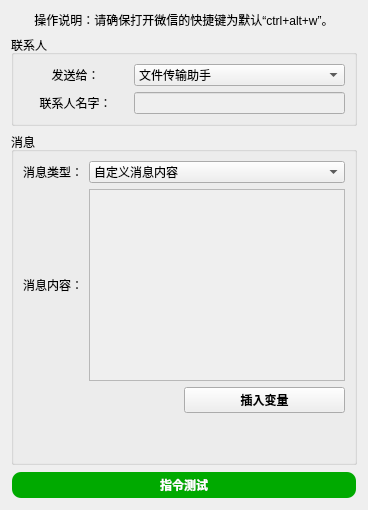
       <widget class="QWidget" name="tab_22">
        <attribute name="title">
         <string>发送消息</string>
        </attribute>
        <layout class="QVBoxLayout" name="verticalLayout_47">
         <item>
          <widget class="QLabel" name="label_84">
           <property name="text">
            <string>操作说明：请确保打开微信的快捷键为默认“ctrl+alt+w”。</string>
           </property>
           <property name="alignment">
            <set>Qt::AlignmentFlag::AlignCenter</set>
           </property>
           <property name="wordWrap">
            <bool>false</bool>
           </property>
          </widget>
         </item>
         <item>
          <widget class="QGroupBox" name="groupBox_17">
           <property name="title">
            <string>联系人</string>
           </property>
           <layout class="QVBoxLayout" name="verticalLayout_46">
            <item>
             <layout class="QGridLayout" name="gridLayout_30" columnstretch="1,2">
              <item row="0" column="0">
               <widget class="QLabel" name="label_80">
                <property name="text">
                 <string>发送给：</string>
                </property>
                <property name="alignment">
                 <set>Qt::AlignmentFlag::AlignCenter</set>
                </property>
               </widget>
              </item>
              <item row="0" column="1">
               <widget class="QComboBox" name="comboBox_33">
                <item>
                 <property name="text">
                  <string>文件传输助手</string>
                 </property>
                </item>
                <item>
                 <property name="text">
                  <string>自定义联系人</string>
                 </property>
                </item>
               </widget>
              </item>
              <item row="1" column="0">
               <widget class="QLabel" name="label_81">
                <property name="text">
                 <string>联系人名字：</string>
                </property>
                <property name="alignment">
                 <set>Qt::AlignmentFlag::AlignCenter</set>
                </property>
               </widget>
              </item>
              <item row="1" column="1">
               <widget class="QLineEdit" name="lineEdit_17">
                <property name="enabled">
                 <bool>false</bool>
                </property>
               </widget>
              </item>
             </layout>
            </item>
           </layout>
          </widget>
         </item>
         <item>
          <widget class="QGroupBox" name="groupBox_18">
           <property name="title">
            <string>消息</string>
           </property>
           <layout class="QVBoxLayout" name="verticalLayout_22">
            <item>
             <layout class="QGridLayout" name="gridLayout_10">
              <item row="0" column="0">
               <widget class="QLabel" name="label_82">
                <property name="text">
                 <string>消息类型：</string>
                </property>
                <property name="alignment">
                 <set>Qt::AlignmentFlag::AlignCenter</set>
                </property>
               </widget>
              </item>
              <item row="1" column="1">
               <widget class="QTextEdit" name="textEdit_2">
                <property name="enabled">
                 <bool>false</bool>
                </property>
               </widget>
              </item>
              <item row="0" column="1">
               <widget class="QComboBox" name="comboBox_34">
                <item>
                 <property name="text">
                  <string>自定义消息内容</string>
                 </property>
                </item>
                <item>
                 <property name="text">
                  <string>从剪切板粘贴</string>
                 </property>
                </item>
                <item>
                 <property name="text">
                  <string>当前日期时间</string>
                 </property>
                </item>
               </widget>
              </item>
              <item row="1" column="0">
               <widget class="QLabel" name="label_83">
                <property name="text">
                 <string>消息内容：</string>
                </property>
                <property name="alignment">
                 <set>Qt::AlignmentFlag::AlignCenter</set>
                </property>
               </widget>
              </item>
             </layout>
            </item>
            <item>
             <layout class="QHBoxLayout" name="horizontalLayout_12" stretch="1,1">
              <item>
               <spacer name="horizontalSpacer_5">
                <property name="orientation">
                 <enum>Qt::Orientation::Horizontal</enum>
                </property>
                <property name="sizeHint" stdset="0">
                 <size>
                  <width>40</width>
                  <height>20</height>
                 </size>
                </property>
               </spacer>
              </item>
              <item>
               <widget class="QPushButton" name="pushButton_30">
                <property name="font">
                 <font>
                  <family>微软雅黑</family>
                  <bold>true</bold>
                 </font>
                </property>
                <property name="text">
                 <string>插入变量</string>
                </property>
               </widget>
              </item>
             </layout>
            </item>
            <item>
             <spacer name="verticalSpacer_27">
              <property name="orientation">
               <enum>Qt::Orientation::Vertical</enum>
              </property>
              <property name="sizeHint" stdset="0">
               <size>
                <width>20</width>
                <height>40</height>
               </size>
              </property>
             </spacer>
            </item>
           </layout>
          </widget>
         </item>
         <item>
          <widget class="QPushButton" name="pushButton_15">
           <property name="palette">
            <palette>
             <active>
              <colorrole role="WindowText">
               <brush brushstyle="SolidPattern">
                <color alpha="255">
                 <red>255</red>
                 <green>255</green>
                 <blue>255</blue>
                </color>
               </brush>
              </colorrole>
              <colorrole role="Button">
               <brush brushstyle="SolidPattern">
                <color alpha="255">
                 <red>0</red>
                 <green>170</green>
                 <blue>0</blue>
                </color>
               </brush>
              </colorrole>
              <colorrole role="Text">
               <brush brushstyle="SolidPattern">
                <color alpha="255">
                 <red>255</red>
                 <green>255</green>
                 <blue>255</blue>
                </color>
               </brush>
              </colorrole>
              <colorrole role="ButtonText">
               <brush brushstyle="SolidPattern">
                <color alpha="255">
                 <red>255</red>
                 <green>255</green>
                 <blue>255</blue>
                </color>
               </brush>
              </colorrole>
              <colorrole role="Base">
               <brush brushstyle="SolidPattern">
                <color alpha="255">
                 <red>0</red>
                 <green>170</green>
                 <blue>0</blue>
                </color>
               </brush>
              </colorrole>
              <colorrole role="Window">
               <brush brushstyle="SolidPattern">
                <color alpha="255">
                 <red>0</red>
                 <green>170</green>
                 <blue>0</blue>
                </color>
               </brush>
              </colorrole>
              <colorrole role="PlaceholderText">
               <brush brushstyle="NoBrush">
                <color alpha="128">
                 <red>255</red>
                 <green>255</green>
                 <blue>255</blue>
                </color>
               </brush>
              </colorrole>
             </active>
             <inactive>
              <colorrole role="WindowText">
               <brush brushstyle="SolidPattern">
                <color alpha="255">
                 <red>255</red>
                 <green>255</green>
                 <blue>255</blue>
                </color>
               </brush>
              </colorrole>
              <colorrole role="Button">
               <brush brushstyle="SolidPattern">
                <color alpha="255">
                 <red>0</red>
                 <green>170</green>
                 <blue>0</blue>
                </color>
               </brush>
              </colorrole>
              <colorrole role="Text">
               <brush brushstyle="SolidPattern">
                <color alpha="255">
                 <red>255</red>
                 <green>255</green>
                 <blue>255</blue>
                </color>
               </brush>
              </colorrole>
              <colorrole role="ButtonText">
               <brush brushstyle="SolidPattern">
                <color alpha="255">
                 <red>255</red>
                 <green>255</green>
                 <blue>255</blue>
                </color>
               </brush>
              </colorrole>
              <colorrole role="Base">
               <brush brushstyle="SolidPattern">
                <color alpha="255">
                 <red>0</red>
                 <green>170</green>
                 <blue>0</blue>
                </color>
               </brush>
              </colorrole>
              <colorrole role="Window">
               <brush brushstyle="SolidPattern">
                <color alpha="255">
                 <red>0</red>
                 <green>170</green>
                 <blue>0</blue>
                </color>
               </brush>
              </colorrole>
              <colorrole role="PlaceholderText">
               <brush brushstyle="NoBrush">
                <color alpha="128">
                 <red>255</red>
                 <green>255</green>
                 <blue>255</blue>
                </color>
               </brush>
              </colorrole>
             </inactive>
             <disabled>
              <colorrole role="WindowText">
               <brush brushstyle="SolidPattern">
                <color alpha="255">
                 <red>255</red>
                 <green>255</green>
                 <blue>255</blue>
                </color>
               </brush>
              </colorrole>
              <colorrole role="Button">
               <brush brushstyle="SolidPattern">
                <color alpha="255">
                 <red>0</red>
                 <green>170</green>
                 <blue>0</blue>
                </color>
               </brush>
              </colorrole>
              <colorrole role="Text">
               <brush brushstyle="SolidPattern">
                <color alpha="255">
                 <red>255</red>
                 <green>255</green>
                 <blue>255</blue>
                </color>
               </brush>
              </colorrole>
              <colorrole role="ButtonText">
               <brush brushstyle="SolidPattern">
                <color alpha="92">
                 <red>0</red>
                 <green>0</green>
                 <blue>0</blue>
                </color>
               </brush>
              </colorrole>
              <colorrole role="Base">
               <brush brushstyle="SolidPattern">
                <color alpha="255">
                 <red>0</red>
                 <green>170</green>
                 <blue>0</blue>
                </color>
               </brush>
              </colorrole>
              <colorrole role="Window">
               <brush brushstyle="SolidPattern">
                <color alpha="255">
                 <red>0</red>
                 <green>170</green>
                 <blue>0</blue>
                </color>
               </brush>
              </colorrole>
              <colorrole role="PlaceholderText">
               <brush brushstyle="NoBrush">
                <color alpha="128">
                 <red>255</red>
                 <green>255</green>
                 <blue>255</blue>
                </color>
               </brush>
              </colorrole>
             </disabled>
            </palette>
           </property>
           <property name="font">
            <font>
             <family>Microsoft YaHei</family>
             <bold>true</bold>
            </font>
           </property>
           <property name="styleSheet">
            <string notr="true">QPushButton {
    background-color: rgb(0, 170, 0);
    color: white;
    border-radius: 10px; /* 设置圆角半径 */
    font-family: 'Microsoft YaHei'; /* 设置字体为微软雅黑 */
    padding: 3px 5px; /* 设置内边距，使按钮看起来更美观 */
    border: 2px solid transparent; /* 设置边框为透明 */
}

QPushButton:hover {
    background-color: rgb(0, 150, 0); /* 设置鼠标悬停时的背景颜色 */
}

QPushButton:pressed {
    background-color: rgb(0, 100, 0); /* 设置按钮按下时的背景颜色 */
}
</string>
           </property>
           <property name="text">
            <string>指令测试</string>
           </property>
          </widget>
         </item>
        </layout>
       </widget>
